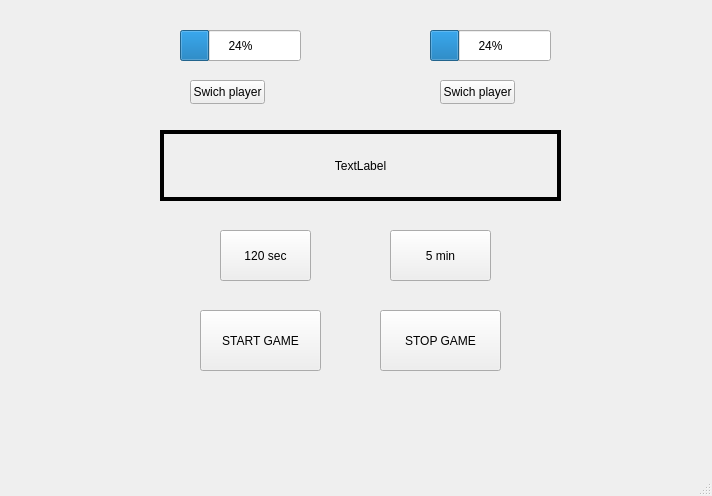
<?xml version="1.0" encoding="UTF-8"?>
<ui version="4.0">
 <class>MainWindow</class>
 <widget class="QMainWindow" name="MainWindow">
  <property name="geometry">
   <rect>
    <x>0</x>
    <y>0</y>
    <width>712</width>
    <height>496</height>
   </rect>
  </property>
  <property name="windowTitle">
   <string>MainWindow</string>
  </property>
  <widget class="QWidget" name="centralwidget">
   <widget class="QProgressBar" name="progressBarPlayer1">
    <property name="geometry">
     <rect>
      <x>180</x>
      <y>30</y>
      <width>121</width>
      <height>31</height>
     </rect>
    </property>
    <property name="value">
     <number>24</number>
    </property>
   </widget>
   <widget class="QProgressBar" name="progressBarPlayer2">
    <property name="geometry">
     <rect>
      <x>430</x>
      <y>30</y>
      <width>121</width>
      <height>31</height>
     </rect>
    </property>
    <property name="value">
     <number>24</number>
    </property>
   </widget>
   <widget class="QLabel" name="label">
    <property name="geometry">
     <rect>
      <x>160</x>
      <y>130</y>
      <width>401</width>
      <height>71</height>
     </rect>
    </property>
    <property name="layoutDirection">
     <enum>Qt::LeftToRight</enum>
    </property>
    <property name="frameShape">
     <enum>QFrame::Box</enum>
    </property>
    <property name="lineWidth">
     <number>4</number>
    </property>
    <property name="text">
     <string>TextLabel</string>
    </property>
    <property name="alignment">
     <set>Qt::AlignCenter</set>
    </property>
   </widget>
   <widget class="QPushButton" name="swichPlayer1">
    <property name="geometry">
     <rect>
      <x>190</x>
      <y>80</y>
      <width>75</width>
      <height>24</height>
     </rect>
    </property>
    <property name="text">
     <string>Swich player</string>
    </property>
   </widget>
   <widget class="QPushButton" name="swichPlayer2">
    <property name="geometry">
     <rect>
      <x>440</x>
      <y>80</y>
      <width>75</width>
      <height>24</height>
     </rect>
    </property>
    <property name="text">
     <string>Swich player</string>
    </property>
   </widget>
   <widget class="QPushButton" name="time120sec">
    <property name="geometry">
     <rect>
      <x>220</x>
      <y>230</y>
      <width>91</width>
      <height>51</height>
     </rect>
    </property>
    <property name="text">
     <string>120 sec</string>
    </property>
   </widget>
   <widget class="QPushButton" name="time5min">
    <property name="geometry">
     <rect>
      <x>390</x>
      <y>230</y>
      <width>101</width>
      <height>51</height>
     </rect>
    </property>
    <property name="text">
     <string>5 min</string>
    </property>
   </widget>
   <widget class="QPushButton" name="startGame">
    <property name="geometry">
     <rect>
      <x>200</x>
      <y>310</y>
      <width>121</width>
      <height>61</height>
     </rect>
    </property>
    <property name="text">
     <string>START GAME</string>
    </property>
   </widget>
   <widget class="QPushButton" name="stopGame">
    <property name="geometry">
     <rect>
      <x>380</x>
      <y>310</y>
      <width>121</width>
      <height>61</height>
     </rect>
    </property>
    <property name="text">
     <string>STOP GAME</string>
    </property>
   </widget>
  </widget>
  <widget class="QMenuBar" name="menubar">
   <property name="geometry">
    <rect>
     <x>0</x>
     <y>0</y>
     <width>712</width>
     <height>22</height>
    </rect>
   </property>
  </widget>
  <widget class="QStatusBar" name="statusbar"/>
 </widget>
 <resources/>
 <connections/>
</ui>
